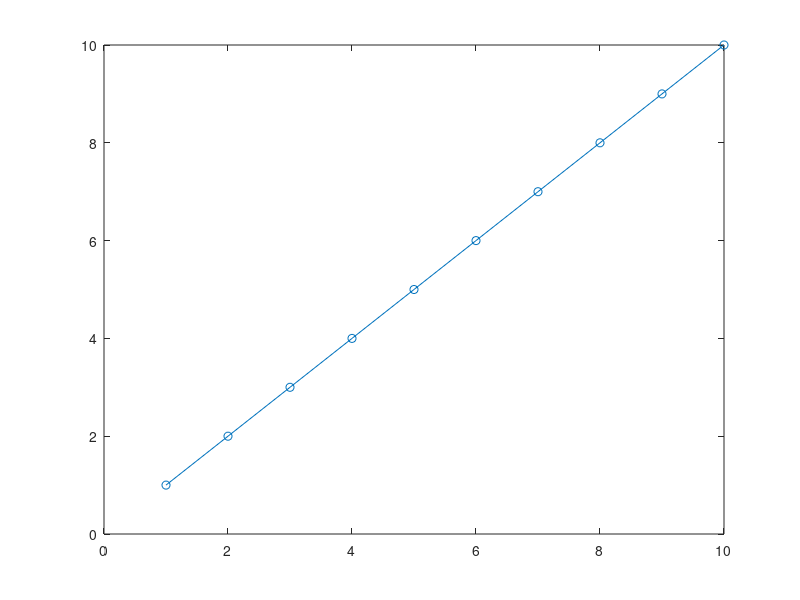

Write the MATLAB code that produced this figure. (Note: this script raises an error after producing the figure.)
% create figure
close all;
f = figure('WindowStyle','normal');
% Plot a line
pl1 = plot(1:10,1:10,'-o','buttondownfcn',{@Mouse_Callback,'down'});
% create plot context menu
pl1context = uicontextmenu;
pl1.UIContextMenu = pl1context;
pl1context1 = uimenu(pl1context,'Label','change color');
pl1context1_1 = uimenu('Parent',pl1context1,'Label','blue','Callback',{@setcolor,pl1});
pl1context1_2 = uimenu('Parent',pl1context1,'Label','red','Callback',{@setcolor,pl1});
pl1context2 = uimenu(pl1context,'Label','dashed','Callback',{@setline,pl1});
pl1context3 = uimenu(pl1context,'Label','solid','Callback',{@setline,pl1});
pl1context4 = uimenu(pl1context,'Label','add','Callback',{@addpoint,pl1});
% Plot a line
hold on;
pl2 = plot(1:10,10:-1:1,'-o','buttondownfcn',{@Mouse_Callback,'down'});
hold off;
% create plot context menu
pl2context = uicontextmenu;
pl2.UIContextMenu = pl2context;
pl2context1 = uimenu(pl2context,'Label','change color');
pl2context1_1 = uimenu('Parent',pl2context1,'Label','blue','Callback',{@setcolor,pl2});
pl2context1_2 = uimenu('Parent',pl2context1,'Label','red','Callback',{@setcolor,pl2});
pl2context2 = uimenu(pl2context,'Label','dashed','Callback',{@setline,pl2});
pl2context3 = uimenu(pl2context,'Label','solid','Callback',{@setline,pl2});
pl2context4 = uimenu(pl2context,'Label','add','Callback',{@addpoint,pl2});
% Callback function
function Mouse_Callback(hObj,~,action)
    persistent curobj xdata ydata ind
    pos = get(gca,'CurrentPoint');
    switch action
        case 'down'
            curobj = hObj;
            xdata = get(hObj,'xdata');
            ydata = get(hObj,'ydata');
            [~,ind] = min(sum((xdata-pos(1)).^2+(ydata-pos(3)).^2,1));
            set(gcf,...
                'WindowButtonMotionFcn',  {@Mouse_Callback,'move'},...
                'WindowButtonUpFcn',      {@Mouse_Callback,'up'});
        case 'move'
            % horizontal move
            xdata(ind) = pos(2);
            set(curobj,'xdata',xdata)
            % vertical move
            ydata(ind) = pos(3);
            set(curobj,'ydata',ydata)
        case 'up'
            set(gcf,...
                'WindowButtonMotionFcn',  '',...
                'WindowButtonUpFcn',      '');
        case 'click'
            fprintf('Hello World!');
    end
end
% context function
function setline(src,event,pl)
    switch src.Label
        case 'dashed'
            pl.LineStyle = '--';
        case 'solid'
            pl.LineStyle = '-';
    end
end
function setcolor(src,event,pl)
    switch src.Label
        case 'blue'
            pl.Color = 'b';
        case 'red'
            pl.Color = 'r';
    end
end
function addpoint(src,event,pl)
    switch src.Label
        case 'blue'
            pl.Color = 'b';
        case 'red'
            pl.Color = 'r';
    end
end